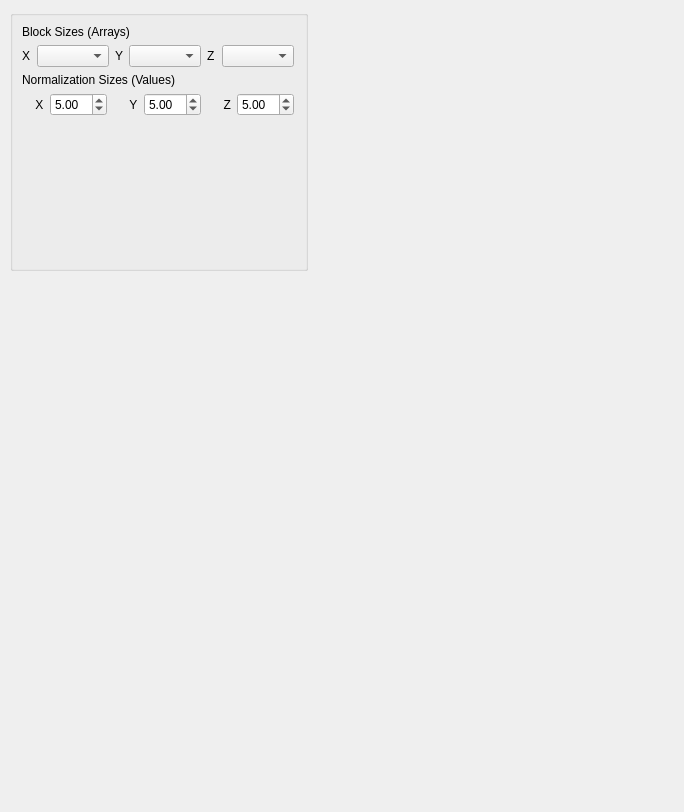
<ui version="4.0" >
 <class>Form</class>
 <widget class="QWidget" name="Form" >
  <property name="geometry" >
   <rect>
    <x>0</x>
    <y>0</y>
    <width>684</width>
    <height>812</height>
   </rect>
  </property>
  <property name="windowTitle" >
   <string>Form</string>
  </property>
  <widget class="QGroupBox" name="groupBox" >
   <property name="geometry" >
    <rect>
     <x>10</x>
     <y>10</y>
     <width>298</width>
     <height>261</height>
    </rect>
   </property>
   <property name="title" >
    <string/>
   </property>
   <layout class="QGridLayout" name="gridLayout_6" >
    <item row="0" column="0" >
     <layout class="QGridLayout" name="gridLayout_5" >
      <item row="0" column="0" >
       <layout class="QGridLayout" name="gridLayout_3" >
        <item row="0" column="0" >
         <widget class="QLabel" name="label_9" >
          <property name="text" >
           <string>Block Sizes (Arrays)</string>
          </property>
         </widget>
        </item>
       </layout>
      </item>
      <item row="1" column="0" >
       <layout class="QGridLayout" name="gridLayout_2" >
        <item row="0" column="0" >
         <widget class="QLabel" name="label_8" >
          <property name="text" >
           <string>X</string>
          </property>
         </widget>
        </item>
        <item row="0" column="1" >
         <widget class="QComboBox" name="XINC" />
        </item>
        <item row="0" column="2" >
         <widget class="QLabel" name="label_7" >
          <property name="text" >
           <string>Y</string>
          </property>
         </widget>
        </item>
        <item row="0" column="3" >
         <widget class="QComboBox" name="YINC" />
        </item>
        <item row="0" column="4" >
         <widget class="QLabel" name="label_4" >
          <property name="text" >
           <string>Z</string>
          </property>
         </widget>
        </item>
        <item row="0" column="5" >
         <widget class="QComboBox" name="ZINC" />
        </item>
       </layout>
      </item>
      <item row="2" column="0" >
       <layout class="QGridLayout" name="gridLayout_4" >
        <item row="0" column="0" >
         <widget class="QLabel" name="label_UsesSizes" >
          <property name="enabled" >
           <bool>true</bool>
          </property>
          <property name="text" >
           <string>Normalization Sizes (Values)</string>
          </property>
         </widget>
        </item>
        <item row="1" column="0" >
         <layout class="QGridLayout" name="gridLayout" >
          <item row="0" column="0" >
           <widget class="QLabel" name="label_10" >
            <property name="text" >
             <string>    X</string>
            </property>
           </widget>
          </item>
          <item row="0" column="1" >
           <widget class="QDoubleSpinBox" name="NormalSizeCX" >
            <property name="enabled" >
             <bool>true</bool>
            </property>
            <property name="value" >
             <double>5.000000000000000</double>
            </property>
           </widget>
          </item>
          <item row="0" column="2" >
           <widget class="QLabel" name="label_11" >
            <property name="text" >
             <string>     Y</string>
            </property>
           </widget>
          </item>
          <item row="0" column="3" >
           <widget class="QDoubleSpinBox" name="NormalSizeCY" >
            <property name="enabled" >
             <bool>true</bool>
            </property>
            <property name="value" >
             <double>5.000000000000000</double>
            </property>
           </widget>
          </item>
          <item row="0" column="4" >
           <widget class="QLabel" name="label_5" >
            <property name="text" >
             <string>     Z</string>
            </property>
           </widget>
          </item>
          <item row="0" column="5" >
           <widget class="QDoubleSpinBox" name="NormalSizeCZ" >
            <property name="enabled" >
             <bool>true</bool>
            </property>
            <property name="value" >
             <double>5.000000000000000</double>
            </property>
           </widget>
          </item>
         </layout>
        </item>
       </layout>
      </item>
     </layout>
    </item>
    <item row="0" column="1" >
     <spacer name="horizontalSpacer" >
      <property name="orientation" >
       <enum>Qt::Horizontal</enum>
      </property>
      <property name="sizeHint" stdset="0" >
       <size>
        <width>13</width>
        <height>17</height>
       </size>
      </property>
     </spacer>
    </item>
    <item row="1" column="0" >
     <spacer name="verticalSpacer" >
      <property name="orientation" >
       <enum>Qt::Vertical</enum>
      </property>
      <property name="sizeHint" stdset="0" >
       <size>
        <width>20</width>
        <height>28</height>
       </size>
      </property>
     </spacer>
    </item>
   </layout>
  </widget>
 </widget>
 <resources/>
 <connections/>
</ui>
